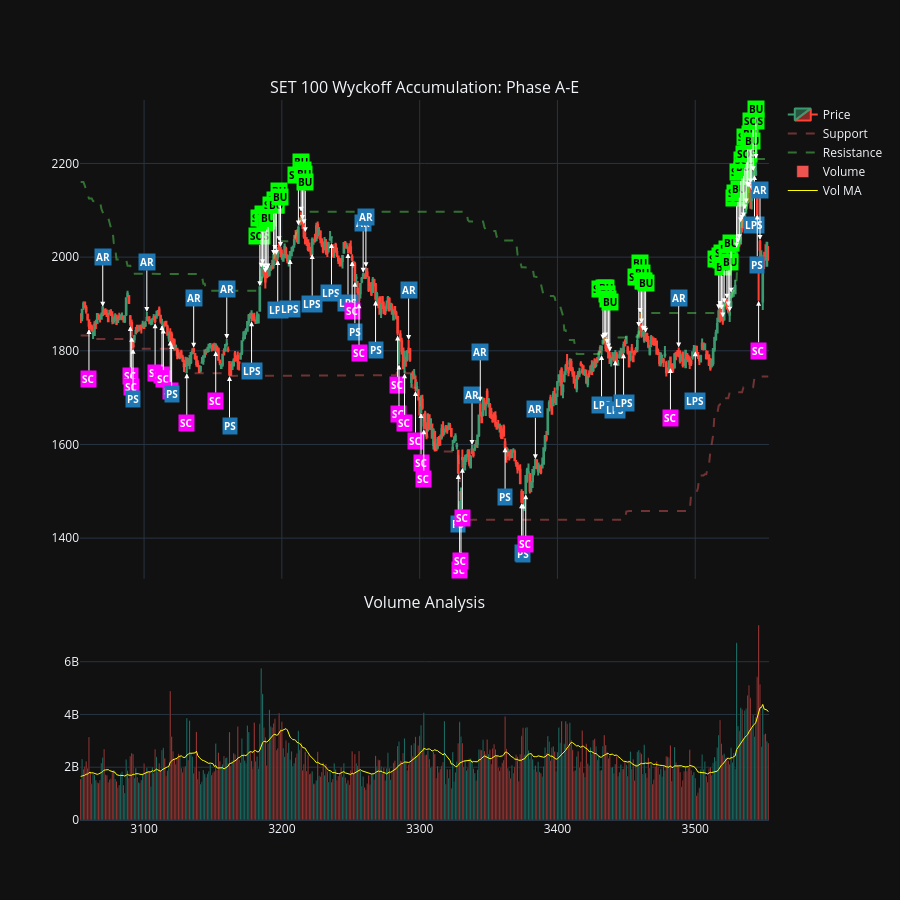

This figure's notebook cell:
### Code cell
# --- Visualization: Full Accumulation Phase A-E --- #

# 1. กำหนดรายชื่อ Event ให้ครบทุก Phase
acc_events = ['PS', 'SC', 'AR', 'ST', 'SPRING', 'TEST', 'LPS', 'SOS', 'BU']

# 2. ปรับช่วงข้อมูลให้ยาวขึ้น (เช่น 500 วัน) เพื่อให้เห็นครบทุก Phase (A-E)
dfpl = df.tail(500).copy() 

# 3. สร้าง Figure
fig = make_subplots(rows=2, cols=1, shared_xaxes=True, vertical_spacing=0.05, 
                    row_heights=[0.7, 0.3],
                    subplot_titles=('SET 100 Wyckoff Accumulation: Phase A-E', 'Volume Analysis'))

# --- กราฟบน: Candlestick & TR Lines ---
fig.add_trace(go.Candlestick(x=dfpl.index, open=dfpl['Open'], high=dfpl['High'], 
                             low=dfpl['Low'], close=dfpl['Close'], name='Price'), row=1, col=1)

# เส้น Trading Range (หัวใจของ Phase B)
fig.add_trace(go.Scatter(x=dfpl.index, y=dfpl['Support_TR'], 
                         line=dict(color='rgba(255, 100, 100, 0.4)', dash='dash'), name='Support'), row=1, col=1)
fig.add_trace(go.Scatter(x=dfpl.index, y=dfpl['Resistance_TR'], 
                         line=dict(color='rgba(100, 255, 100, 0.4)', dash='dash'), name='Resistance'), row=1, col=1)

# 4. การจัดการ Annotations ให้กระจายตัวตาม Phase
event_df = dfpl[dfpl['Wyckoff_Event'].isin(acc_events)]

for idx, row in event_df.iterrows():
    e_name = row['Wyckoff_Event']
    
    # แยกสีตามความสำคัญของ Phase
    if e_name in ['SC', 'SPRING']: # จุดกลับตัวหลัก
        bg_color = "#FF00FF" # สีชมพูเข้ม
    elif e_name in ['SOS', 'BU']: # จุดยืนยันขาขึ้น (Phase D-E)
        bg_color = "#00FF00" # สีเขียว
    else:
        bg_color = "#1f77b4" # สีน้ำเงินมาตรฐาน
    
    # กำหนดตำแหน่งวาง Label
    is_high = e_name in ['AR', 'SOS', 'BU']
    y_pos = row['High'] if is_high else row['Low']
    ay_val = -50 if is_high else 50
    
    fig.add_annotation(
        x=idx, y=y_pos, text=f"<b>{e_name}</b>",
        showarrow=True, arrowhead=2, arrowcolor="white",
        ax=0, ay=ay_val, bgcolor=bg_color,
        font=dict(color="white" if bg_color != "#00FF00" else "black", size=10)
    )

# --- กราฟล่าง: Volume & Climax ---
vol_colors = ['#26a69a' if c >= o else '#ef5350' for c, o in zip(dfpl['Close'], dfpl['Open'])]
fig.add_trace(go.Bar(x=dfpl.index, y=dfpl['Volume'], name='Volume', marker_color=vol_colors), row=2, col=1)
fig.add_trace(go.Scatter(x=dfpl.index, y=dfpl['Vol_MA20'], line=dict(color='yellow', width=1), name='Vol MA'), row=2, col=1)

fig.update_layout(height=900, template='plotly_dark', xaxis_rangeslider_visible=False)
fig.show()

### Figure 1 — Plotly figure (JSON) as saved in the notebook; plotly's stock layout.template omitted (floating-point values rounded to 4 significant figures; data arrays with more than 128 entries replaced by an {"elided": "..."} marker saying what was removed)
{"data": [{"close": {"elided": "500 float values"}, "high": {"elided": "500 float values"}, "low": {"elided": "500 float values"}, "name": "Price", "open": {"elided": "500 float values"}, "type": "candlestick", "x": {"elided": "500 int values"}, "xaxis": "x", "yaxis": "y"}, {"line": {"color": "rgba(255, 100, 100, 0.4)", "dash": "dash"}, "name": "Support", "type": "scatter", "x": {"elided": "500 int values"}, "xaxis": "x", "y": {"elided": "500 float values"}, "yaxis": "y"}, {"line": {"color": "rgba(100, 255, 100, 0.4)", "dash": "dash"}, "name": "Resistance", "type": "scatter", "x": {"elided": "500 int values"}, "xaxis": "x", "y": {"elided": "500 float values"}, "yaxis": "y"}, {"marker": {"color": {"elided": "500 str values"}}, "name": "Volume", "type": "bar", "x": {"elided": "500 int values"}, "xaxis": "x2", "y": {"elided": "500 float values"}, "yaxis": "y2"}, {"line": {"color": "yellow", "width": 1}, "name": "Vol MA", "type": "scatter", "x": {"elided": "500 int values"}, "xaxis": "x2", "y": {"elided": "500 float values"}, "yaxis": "y2"}], "layout": {"annotations": [{"font": {"size": 16}, "showarrow": false, "text": "SET 100 Wyckoff Accumulation: Phase A-E", "x": 0.5, "xanchor": "center", "xref": "paper", "y": 1.0, "yanchor": "bottom", "yref": "paper"}, {"font": {"size": 16}, "showarrow": false, "text": "Volume Analysis", "x": 0.5, "xanchor": "center", "xref": "paper", "y": 0.285, "yanchor": "bottom", "yref": "paper"}, {"arrowcolor": "white", "arrowhead": 2, "ax": 0, "ay": 50, "bgcolor": "#FF00FF", "font": {"color": "white", "size": 10}, "showarrow": true, "text": "<b>SC</b>", "x": 3060, "y": 1847.0}, {"arrowcolor": "white", "arrowhead": 2, "ax": 0, "ay": -50, "bgcolor": "#1f77b4", "font": {"color": "white", "size": 10}, "showarrow": true, "text": "<b>AR</b>", "x": 3070, "y": 1894.0}, {"arrowcolor": "white", "arrowhead": 2, "ax": 0, "ay": 50, "bgcolor": "#FF00FF", "font": {"color": "white", "size": 10}, "showarrow": true, "text": "<b>SC</b>", "x": 3090, "y": 1853.0}, {"arrowcolor": "white", "arrowhead": 2, "ax": 0, "ay": 50, "bgcolor": "#FF00FF", "font": {"color": "white", "size": 10}, "showarrow": true, "text": "<b>SC</b>", "x": 3091, "y": 1830.0}, {"arrowcolor": "white", "arrowhead": 2, "ax": 0, "ay": 50, "bgcolor": "#1f77b4", "font": {"color": "white", "size": 10}, "showarrow": true, "text": "<b>PS</b>", "x": 3092, "y": 1804.0}, {"arrowcolor": "white", "arrowhead": 2, "ax": 0, "ay": -50, "bgcolor": "#1f77b4", "font": {"color": "white", "size": 10}, "showarrow": true, "text": "<b>AR</b>", "x": 3102, "y": 1883.0}, {"arrowcolor": "white", "arrowhead": 2, "ax": 0, "ay": 50, "bgcolor": "#FF00FF", "font": {"color": "white", "size": 10}, "showarrow": true, "text": "<b>SC</b>", "x": 3108, "y": 1859.0}, {"arrowcolor": "white", "arrowhead": 2, "ax": 0, "ay": 50, "bgcolor": "#FF00FF", "font": {"color": "white", "size": 10}, "showarrow": true, "text": "<b>SC</b>", "x": 3113, "y": 1855.0}, {"arrowcolor": "white", "arrowhead": 2, "ax": 0, "ay": 50, "bgcolor": "#FF00FF", "font": {"color": "white", "size": 10}, "showarrow": true, "text": "<b>SC</b>", "x": 3114, "y": 1847.0}, {"arrowcolor": "white", "arrowhead": 2, "ax": 0, "ay": 50, "bgcolor": "#FF00FF", "font": {"color": "white", "size": 10}, "showarrow": true, "text": "<b>SC</b>", "x": 3119, "y": 1822.0}, {"arrowcolor": "white", "arrowhead": 2, "ax": 0, "ay": 50, "bgcolor": "#1f77b4", "font": {"color": "white", "size": 10}, "showarrow": true, "text": "<b>PS</b>", "x": 3120, "y": 1814.0}, {"arrowcolor": "white", "arrowhead": 2, "ax": 0, "ay": 50, "bgcolor": "#FF00FF", "font": {"color": "white", "size": 10}, "showarrow": true, "text": "<b>SC</b>", "x": 3131, "y": 1752.0}, {"arrowcolor": "white", "arrowhead": 2, "ax": 0, "ay": -50, "bgcolor": "#1f77b4", "font": {"color": "white", "size": 10}, "showarrow": true, "text": "<b>AR</b>", "x": 3136, "y": 1807.0}, {"arrowcolor": "white", "arrowhead": 2, "ax": 0, "ay": 50, "bgcolor": "#FF00FF", "font": {"color": "white", "size": 10}, "showarrow": true, "text": "<b>SC</b>", "x": 3152, "y": 1800.0}, {"arrowcolor": "white", "arrowhead": 2, "ax": 0, "ay": -50, "bgcolor": "#1f77b4", "font": {"color": "white", "size": 10}, "showarrow": true, "text": "<b>AR</b>", "x": 3160, "y": 1825.0}, {"arrowcolor": "white", "arrowhead": 2, "ax": 0, "ay": 50, "bgcolor": "#1f77b4", "font": {"color": "white", "size": 10}, "showarrow": true, "text": "<b>PS</b>", "x": 3162, "y": 1746.0}, {"arrowcolor": "white", "arrowhead": 2, "ax": 0, "ay": 50, "bgcolor": "#1f77b4", "font": {"color": "white", "size": 10}, "showarrow": true, "text": "<b>LPS</b>", "x": 3178, "y": 1863.0}, {"arrowcolor": "white", "arrowhead": 2, "ax": 0, "ay": -50, "bgcolor": "#00FF00", "font": {"color": "black", "size": 10}, "showarrow": true, "text": "<b>SOS</b>", "x": 3184, "y": 1938.0}, {"arrowcolor": "white", "arrowhead": 2, "ax": 0, "ay": -50, "bgcolor": "#00FF00", "font": {"color": "black", "size": 10}, "showarrow": true, "text": "<b>SOS</b>", "x": 3185, "y": 1977.0}, {"arrowcolor": "white", "arrowhead": 2, "ax": 0, "ay": -50, "bgcolor": "#00FF00", "font": {"color": "black", "size": 10}, "showarrow": true, "text": "<b>BU</b>", "x": 3186, "y": 1985.0}, {"arrowcolor": "white", "arrowhead": 2, "ax": 0, "ay": -50, "bgcolor": "#00FF00", "font": {"color": "black", "size": 10}, "showarrow": true, "text": "<b>BU</b>", "x": 3187, "y": 1976.0}, {"arrowcolor": "white", "arrowhead": 2, "ax": 0, "ay": -50, "bgcolor": "#00FF00", "font": {"color": "black", "size": 10}, "showarrow": true, "text": "<b>BU</b>", "x": 3188, "y": 1966.0}, {"arrowcolor": "white", "arrowhead": 2, "ax": 0, "ay": -50, "bgcolor": "#00FF00", "font": {"color": "black", "size": 10}, "showarrow": true, "text": "<b>BU</b>", "x": 3189, "y": 1970.0}, {"arrowcolor": "white", "arrowhead": 2, "ax": 0, "ay": -50, "bgcolor": "#00FF00", "font": {"color": "black", "size": 10}, "showarrow": true, "text": "<b>BU</b>", "x": 3190, "y": 1976.0}, {"arrowcolor": "white", "arrowhead": 2, "ax": 0, "ay": -50, "bgcolor": "#00FF00", "font": {"color": "black", "size": 10}, "showarrow": true, "text": "<b>SOS</b>", "x": 3194, "y": 2004.0}, {"arrowcolor": "white", "arrowhead": 2, "ax": 0, "ay": -50, "bgcolor": "#00FF00", "font": {"color": "black", "size": 10}, "showarrow": true, "text": "<b>BU</b>", "x": 3195, "y": 2015.0}, {"arrowcolor": "white", "arrowhead": 2, "ax": 0, "ay": -50, "bgcolor": "#00FF00", "font": {"color": "black", "size": 10}, "showarrow": true, "text": "<b>BU</b>", "x": 3196, "y": 2004.0}, {"arrowcolor": "white", "arrowhead": 2, "ax": 0, "ay": 50, "bgcolor": "#1f77b4", "font": {"color": "white", "size": 10}, "showarrow": true, "text": "<b>LPS</b>", "x": 3197, "y": 1994.0}, {"arrowcolor": "white", "arrowhead": 2, "ax": 0, "ay": -50, "bgcolor": "#00FF00", "font": {"color": "black", "size": 10}, "showarrow": true, "text": "<b>BU</b>", "x": 3198, "y": 2034.0}, {"arrowcolor": "white", "arrowhead": 2, "ax": 0, "ay": -50, "bgcolor": "#00FF00", "font": {"color": "black", "size": 10}, "showarrow": true, "text": "<b>BU</b>", "x": 3199, "y": 2022.0}, {"arrowcolor": "white", "arrowhead": 2, "ax": 0, "ay": 50, "bgcolor": "#1f77b4", "font": {"color": "white", "size": 10}, "showarrow": true, "text": "<b>LPS</b>", "x": 3206, "y": 1996.0}, {"arrowcolor": "white", "arrowhead": 2, "ax": 0, "ay": -50, "bgcolor": "#00FF00", "font": {"color": "black", "size": 10}, "showarrow": true, "text": "<b>SOS</b>", "x": 3212, "y": 2068.0}, {"arrowcolor": "white", "arrowhead": 2, "ax": 0, "ay": -50, "bgcolor": "#00FF00", "font": {"color": "black", "size": 10}, "showarrow": true, "text": "<b>BU</b>", "x": 3214, "y": 2097.0}, {"arrowcolor": "white", "arrowhead": 2, "ax": 0, "ay": -50, "bgcolor": "#00FF00", "font": {"color": "black", "size": 10}, "showarrow": true, "text": "<b>BU</b>", "x": 3215, "y": 2079.0}, {"arrowcolor": "white", "arrowhead": 2, "ax": 0, "ay": -50, "bgcolor": "#00FF00", "font": {"color": "black", "size": 10}, "showarrow": true, "text": "<b>BU</b>", "x": 3216, "y": 2070.0}, {"arrowcolor": "white", "arrowhead": 2, "ax": 0, "ay": -50, "bgcolor": "#00FF00", "font": {"color": "black", "size": 10}, "showarrow": true, "text": "<b>BU</b>", "x": 3217, "y": 2053.0}, {"arrowcolor": "white", "arrowhead": 2, "ax": 0, "ay": 50, "bgcolor": "#1f77b4", "font": {"color": "white", "size": 10}, "showarrow": true, "text": "<b>LPS</b>", "x": 3222, "y": 2006.0}, {"arrowcolor": "white", "arrowhead": 2, "ax": 0, "ay": 50, "bgcolor": "#1f77b4", "font": {"color": "white", "size": 10}, "showarrow": true, "text": "<b>LPS</b>", "x": 3236, "y": 2030.0}, {"arrowcolor": "white", "arrowhead": 2, "ax": 0, "ay": 50, "bgcolor": "#1f77b4", "font": {"color": "white", "size": 10}, "showarrow": true, "text": "<b>LPS</b>", "x": 3248, "y": 2009.0}, {"arrowcolor": "white", "arrowhead": 2, "ax": 0, "ay": 50, "bgcolor": "#FF00FF", "font": {"color": "white", "size": 10}, "showarrow": true, "text": "<b>SC</b>", "x": 3251, "y": 1991.0}, {"arrowcolor": "white", "arrowhead": 2, "ax": 0, "ay": 50, "bgcolor": "#1f77b4", "font": {"color": "white", "size": 10}, "showarrow": true, "text": "<b>PS</b>", "x": 3253, "y": 1948.0}, {"arrowcolor": "white", "arrowhead": 2, "ax": 0, "ay": 50, "bgcolor": "#FF00FF", "font": {"color": "white", "size": 10}, "showarrow": true, "text": "<b>SC</b>", "x": 3256, "y": 1901.0}, {"arrowcolor": "white", "arrowhead": 2, "ax": 0, "ay": -50, "bgcolor": "#1f77b4", "font": {"color": "white", "size": 10}, "showarrow": true, "text": "<b>AR</b>", "x": 3259, "y": 1966.0}, {"arrowcolor": "white", "arrowhead": 2, "ax": 0, "ay": -50, "bgcolor": "#1f77b4", "font": {"color": "white", "size": 10}, "showarrow": true, "text": "<b>AR</b>", "x": 3261, "y": 1978.0}, {"arrowcolor": "white", "arrowhead": 2, "ax": 0, "ay": 50, "bgcolor": "#1f77b4", "font": {"color": "white", "size": 10}, "showarrow": true, "text": "<b>PS</b>", "x": 3268, "y": 1907.0}, {"arrowcolor": "white", "arrowhead": 2, "ax": 0, "ay": 50, "bgcolor": "#FF00FF", "font": {"color": "white", "size": 10}, "showarrow": true, "text": "<b>SC</b>", "x": 3284, "y": 1833.0}, {"arrowcolor": "white", "arrowhead": 2, "ax": 0, "ay": 50, "bgcolor": "#FF00FF", "font": {"color": "white", "size": 10}, "showarrow": true, "text": "<b>SC</b>", "x": 3285, "y": 1771.0}, {"arrowcolor": "white", "arrowhead": 2, "ax": 0, "ay": 50, "bgcolor": "#FF00FF", "font": {"color": "white", "size": 10}, "showarrow": true, "text": "<b>SC</b>", "x": 3289, "y": 1752.0}, {"arrowcolor": "white", "arrowhead": 2, "ax": 0, "ay": -50, "bgcolor": "#1f77b4", "font": {"color": "white", "size": 10}, "showarrow": true, "text": "<b>AR</b>", "x": 3292, "y": 1823.0}, {"arrowcolor": "white", "arrowhead": 2, "ax": 0, "ay": 50, "bgcolor": "#FF00FF", "font": {"color": "white", "size": 10}, "showarrow": true, "text": "<b>SC</b>", "x": 3297, "y": 1714.0}, {"arrowcolor": "white", "arrowhead": 2, "ax": 0, "ay": 50, "bgcolor": "#FF00FF", "font": {"color": "white", "size": 10}, "showarrow": true, "text": "<b>SC</b>", "x": 3301, "y": 1667.0}, {"arrowcolor": "white", "arrowhead": 2, "ax": 0, "ay": 50, "bgcolor": "#FF00FF", "font": {"color": "white", "size": 10}, "showarrow": true, "text": "<b>SC</b>", "x": 3303, "y": 1633.0}, {"arrowcolor": "white", "arrowhead": 2, "ax": 0, "ay": 50, "bgcolor": "#1f77b4", "font": {"color": "white", "size": 10}, "showarrow": true, "text": "<b>PS</b>", "x": 3328, "y": 1537.0}, {"arrowcolor": "white", "arrowhead": 2, "ax": 0, "ay": 50, "bgcolor": "#FF00FF", "font": {"color": "white", "size": 10}, "showarrow": true, "text": "<b>SC</b>", "x": 3329, "y": 1439.0}, {"arrowcolor": "white", "arrowhead": 2, "ax": 0, "ay": 50, "bgcolor": "#FF00FF", "font": {"color": "white", "size": 10}, "showarrow": true, "text": "<b>SC</b>", "x": 3330, "y": 1457.0}, {"arrowcolor": "white", "arrowhead": 2, "ax": 0, "ay": 50, "bgcolor": "#FF00FF", "font": {"color": "white", "size": 10}, "showarrow": true, "text": "<b>SC</b>", "x": 3331, "y": 1550.0}, {"arrowcolor": "white", "arrowhead": 2, "ax": 0, "ay": -50, "bgcolor": "#1f77b4", "font": {"color": "white", "size": 10}, "showarrow": true, "text": "<b>AR</b>", "x": 3338, "y": 1599.0}, {"arrowcolor": "white", "arrowhead": 2, "ax": 0, "ay": -50, "bgcolor": "#1f77b4", "font": {"color": "white", "size": 10}, "showarrow": true, "text": "<b>AR</b>", "x": 3344, "y": 1691.0}, {"arrowcolor": "white", "arrowhead": 2, "ax": 0, "ay": 50, "bgcolor": "#1f77b4", "font": {"color": "white", "size": 10}, "showarrow": true, "text": "<b>PS</b>", "x": 3362, "y": 1594.0}, {"arrowcolor": "white", "arrowhead": 2, "ax": 0, "ay": 50, "bgcolor": "#1f77b4", "font": {"color": "white", "size": 10}, "showarrow": true, "text": "<b>PS</b>", "x": 3374, "y": 1474.0}, {"arrowcolor": "white", "arrowhead": 2, "ax": 0, "ay": 50, "bgcolor": "#1f77b4", "font": {"color": "white", "size": 10}, "showarrow": true, "text": "<b>PS</b>", "x": 3375, "y": 1474.0}, {"arrowcolor": "white", "arrowhead": 2, "ax": 0, "ay": 50, "bgcolor": "#FF00FF", "font": {"color": "white", "size": 10}, "showarrow": true, "text": "<b>SC</b>", "x": 3377, "y": 1493.0}, {"arrowcolor": "white", "arrowhead": 2, "ax": 0, "ay": -50, "bgcolor": "#1f77b4", "font": {"color": "white", "size": 10}, "showarrow": true, "text": "<b>AR</b>", "x": 3384, "y": 1568.0}, {"arrowcolor": "white", "arrowhead": 2, "ax": 0, "ay": 50, "bgcolor": "#1f77b4", "font": {"color": "white", "size": 10}, "showarrow": true, "text": "<b>LPS</b>", "x": 3432, "y": 1791.0}, {"arrowcolor": "white", "arrowhead": 2, "ax": 0, "ay": -50, "bgcolor": "#00FF00", "font": {"color": "black", "size": 10}, "showarrow": true, "text": "<b>SOS</b>", "x": 3433, "y": 1824.0}, {"arrowcolor": "white", "arrowhead": 2, "ax": 0, "ay": -50, "bgcolor": "#00FF00", "font": {"color": "black", "size": 10}, "showarrow": true, "text": "<b>BU</b>", "x": 3434, "y": 1827.0}, {"arrowcolor": "white", "arrowhead": 2, "ax": 0, "ay": -50, "bgcolor": "#00FF00", "font": {"color": "black", "size": 10}, "showarrow": true, "text": "<b>BU</b>", "x": 3435, "y": 1828.0}, {"arrowcolor": "white", "arrowhead": 2, "ax": 0, "ay": -50, "bgcolor": "#00FF00", "font": {"color": "black", "size": 10}, "showarrow": true, "text": "<b>BU</b>", "x": 3436, "y": 1814.0}, {"arrowcolor": "white", "arrowhead": 2, "ax": 0, "ay": -50, "bgcolor": "#00FF00", "font": {"color": "black", "size": 10}, "showarrow": true, "text": "<b>BU</b>", "x": 3437, "y": 1805.0}, {"arrowcolor": "white", "arrowhead": 2, "ax": 0, "ay": -50, "bgcolor": "#00FF00", "font": {"color": "black", "size": 10}, "showarrow": true, "text": "<b>BU</b>", "x": 3438, "y": 1798.0}, {"arrowcolor": "white", "arrowhead": 2, "ax": 0, "ay": 50, "bgcolor": "#1f77b4", "font": {"color": "white", "size": 10}, "showarrow": true, "text": "<b>LPS</b>", "x": 3442, "y": 1780.0}, {"arrowcolor": "white", "arrowhead": 2, "ax": 0, "ay": 50, "bgcolor": "#1f77b4", "font": {"color": "white", "size": 10}, "showarrow": true, "text": "<b>LPS</b>", "x": 3448, "y": 1795.0}, {"arrowcolor": "white", "arrowhead": 2, "ax": 0, "ay": -50, "bgcolor": "#00FF00", "font": {"color": "black", "size": 10}, "showarrow": true, "text": "<b>SOS</b>", "x": 3459, "y": 1851.0}, {"arrowcolor": "white", "arrowhead": 2, "ax": 0, "ay": -50, "bgcolor": "#00FF00", "font": {"color": "black", "size": 10}, "showarrow": true, "text": "<b>BU</b>", "x": 3460, "y": 1881.0}, {"arrowcolor": "white", "arrowhead": 2, "ax": 0, "ay": -50, "bgcolor": "#00FF00", "font": {"color": "black", "size": 10}, "showarrow": true, "text": "<b>BU</b>", "x": 3461, "y": 1858.0}, {"arrowcolor": "white", "arrowhead": 2, "ax": 0, "ay": -50, "bgcolor": "#00FF00", "font": {"color": "black", "size": 10}, "showarrow": true, "text": "<b>BU</b>", "x": 3462, "y": 1843.0}, {"arrowcolor": "white", "arrowhead": 2, "ax": 0, "ay": -50, "bgcolor": "#00FF00", "font": {"color": "black", "size": 10}, "showarrow": true, "text": "<b>BU</b>", "x": 3463, "y": 1842.0}, {"arrowcolor": "white", "arrowhead": 2, "ax": 0, "ay": -50, "bgcolor": "#00FF00", "font": {"color": "black", "size": 10}, "showarrow": true, "text": "<b>BU</b>", "x": 3464, "y": 1838.0}, {"arrowcolor": "white", "arrowhead": 2, "ax": 0, "ay": 50, "bgcolor": "#FF00FF", "font": {"color": "white", "size": 10}, "showarrow": true, "text": "<b>SC</b>", "x": 3482, "y": 1763.0}, {"arrowcolor": "white", "arrowhead": 2, "ax": 0, "ay": -50, "bgcolor": "#1f77b4", "font": {"color": "white", "size": 10}, "showarrow": true, "text": "<b>AR</b>", "x": 3488, "y": 1807.0}, {"arrowcolor": "white", "arrowhead": 2, "ax": 0, "ay": 50, "bgcolor": "#1f77b4", "font": {"color": "white", "size": 10}, "showarrow": true, "text": "<b>LPS</b>", "x": 3500, "y": 1799.0}, {"arrowcolor": "white", "arrowhead": 2, "ax": 0, "ay": -50, "bgcolor": "#00FF00", "font": {"color": "black", "size": 10}, "showarrow": true, "text": "<b>SOS</b>", "x": 3517, "y": 1888.0}, {"arrowcolor": "white", "arrowhead": 2, "ax": 0, "ay": -50, "bgcolor": "#00FF00", "font": {"color": "black", "size": 10}, "showarrow": true, "text": "<b>BU</b>", "x": 3518, "y": 1896.0}, {"arrowcolor": "white", "arrowhead": 2, "ax": 0, "ay": -50, "bgcolor": "#00FF00", "font": {"color": "black", "size": 10}, "showarrow": true, "text": "<b>BU</b>", "x": 3519, "y": 1888.0}, {"arrowcolor": "white", "arrowhead": 2, "ax": 0, "ay": -50, "bgcolor": "#00FF00", "font": {"color": "black", "size": 10}, "showarrow": true, "text": "<b>BU</b>", "x": 3520, "y": 1871.0}, {"arrowcolor": "white", "arrowhead": 2, "ax": 0, "ay": -50, "bgcolor": "#00FF00", "font": {"color": "black", "size": 10}, "showarrow": true, "text": "<b>SOS</b>", "x": 3521, "y": 1902.0}, {"arrowcolor": "white", "arrowhead": 2, "ax": 0, "ay": -50, "bgcolor": "#00FF00", "font": {"color": "black", "size": 10}, "showarrow": true, "text": "<b>BU</b>", "x": 3523, "y": 1911.0}, {"arrowcolor": "white", "arrowhead": 2, "ax": 0, "ay": -50, "bgcolor": "#00FF00", "font": {"color": "black", "size": 10}, "showarrow": true, "text": "<b>BU</b>", "x": 3524, "y": 1894.0}, {"arrowcolor": "white", "arrowhead": 2, "ax": 0, "ay": -50, "bgcolor": "#00FF00", "font": {"color": "black", "size": 10}, "showarrow": true, "text": "<b>BU</b>", "x": 3525, "y": 1883.0}, {"arrowcolor": "white", "arrowhead": 2, "ax": 0, "ay": -50, "bgcolor": "#00FF00", "font": {"color": "black", "size": 10}, "showarrow": true, "text": "<b>BU</b>", "x": 3526, "y": 1924.0}, {"arrowcolor": "white", "arrowhead": 2, "ax": 0, "ay": -50, "bgcolor": "#00FF00", "font": {"color": "black", "size": 10}, "showarrow": true, "text": "<b>SOS</b>", "x": 3530, "y": 2020.0}, {"arrowcolor": "white", "arrowhead": 2, "ax": 0, "ay": -50, "bgcolor": "#00FF00", "font": {"color": "black", "size": 10}, "showarrow": true, "text": "<b>SOS</b>", "x": 3531, "y": 2029.0}, {"arrowcolor": "white", "arrowhead": 2, "ax": 0, "ay": -50, "bgcolor": "#00FF00", "font": {"color": "black", "size": 10}, "showarrow": true, "text": "<b>BU</b>", "x": 3532, "y": 2038.0}, {"arrowcolor": "white", "arrowhead": 2, "ax": 0, "ay": -50, "bgcolor": "#00FF00", "font": {"color": "black", "size": 10}, "showarrow": true, "text": "<b>SOS</b>", "x": 3533, "y": 2074.0}, {"arrowcolor": "white", "arrowhead": 2, "ax": 0, "ay": -50, "bgcolor": "#00FF00", "font": {"color": "black", "size": 10}, "showarrow": true, "text": "<b>BU</b>", "x": 3534, "y": 2079.0}, {"arrowcolor": "white", "arrowhead": 2, "ax": 0, "ay": -50, "bgcolor": "#00FF00", "font": {"color": "black", "size": 10}, "showarrow": true, "text": "<b>BU</b>", "x": 3535, "y": 2085.0}, {"arrowcolor": "white", "arrowhead": 2, "ax": 0, "ay": -50, "bgcolor": "#00FF00", "font": {"color": "black", "size": 10}, "showarrow": true, "text": "<b>SOS</b>", "x": 3536, "y": 2101.0}, {"arrowcolor": "white", "arrowhead": 2, "ax": 0, "ay": -50, "bgcolor": "#00FF00", "font": {"color": "black", "size": 10}, "showarrow": true, "text": "<b>SOS</b>", "x": 3537, "y": 2114.0}, {"arrowcolor": "white", "arrowhead": 2, "ax": 0, "ay": -50, "bgcolor": "#00FF00", "font": {"color": "black", "size": 10}, "showarrow": true, "text": "<b>SOS</b>", "x": 3538, "y": 2150.0}, {"arrowcolor": "white", "arrowhead": 2, "ax": 0, "ay": -50, "bgcolor": "#00FF00", "font": {"color": "black", "size": 10}, "showarrow": true, "text": "<b>BU</b>", "x": 3539, "y": 2148.0}, {"arrowcolor": "white", "arrowhead": 2, "ax": 0, "ay": -50, "bgcolor": "#00FF00", "font": {"color": "black", "size": 10}, "showarrow": true, "text": "<b>BU</b>", "x": 3540, "y": 2157.0}, {"arrowcolor": "white", "arrowhead": 2, "ax": 0, "ay": -50, "bgcolor": "#00FF00", "font": {"color": "black", "size": 10}, "showarrow": true, "text": "<b>BU</b>", "x": 3541, "y": 2142.0}, {"arrowcolor": "white", "arrowhead": 2, "ax": 0, "ay": -50, "bgcolor": "#00FF00", "font": {"color": "black", "size": 10}, "showarrow": true, "text": "<b>SOS</b>", "x": 3542, "y": 2183.0}, {"arrowcolor": "white", "arrowhead": 2, "ax": 0, "ay": 50, "bgcolor": "#1f77b4", "font": {"color": "white", "size": 10}, "showarrow": true, "text": "<b>LPS</b>", "x": 3543, "y": 2175.0}, {"arrowcolor": "white", "arrowhead": 2, "ax": 0, "ay": -50, "bgcolor": "#00FF00", "font": {"color": "black", "size": 10}, "showarrow": true, "text": "<b>BU</b>", "x": 3544, "y": 2210.0}, {"arrowcolor": "white", "arrowhead": 2, "ax": 0, "ay": 50, "bgcolor": "#1f77b4", "font": {"color": "white", "size": 10}, "showarrow": true, "text": "<b>PS</b>", "x": 3545, "y": 2091.0}, {"arrowcolor": "white", "arrowhead": 2, "ax": 0, "ay": 50, "bgcolor": "#FF00FF", "font": {"color": "white", "size": 10}, "showarrow": true, "text": "<b>SC</b>", "x": 3546, "y": 1907.0}, {"arrowcolor": "white", "arrowhead": 2, "ax": 0, "ay": -50, "bgcolor": "#1f77b4", "font": {"color": "white", "size": 10}, "showarrow": true, "text": "<b>AR</b>", "x": 3547, "y": 2037.0}], "height": 900, "xaxis": {"anchor": "y", "domain": [0, 1], "matches": "x2", "rangeslider": {"visible": false}, "showticklabels": false}, "xaxis2": {"anchor": "y2", "domain": [0, 1]}, "yaxis": {"anchor": "x", "domain": [0.335, 1.0]}, "yaxis2": {"anchor": "x2", "domain": [0, 0.285]}}}
